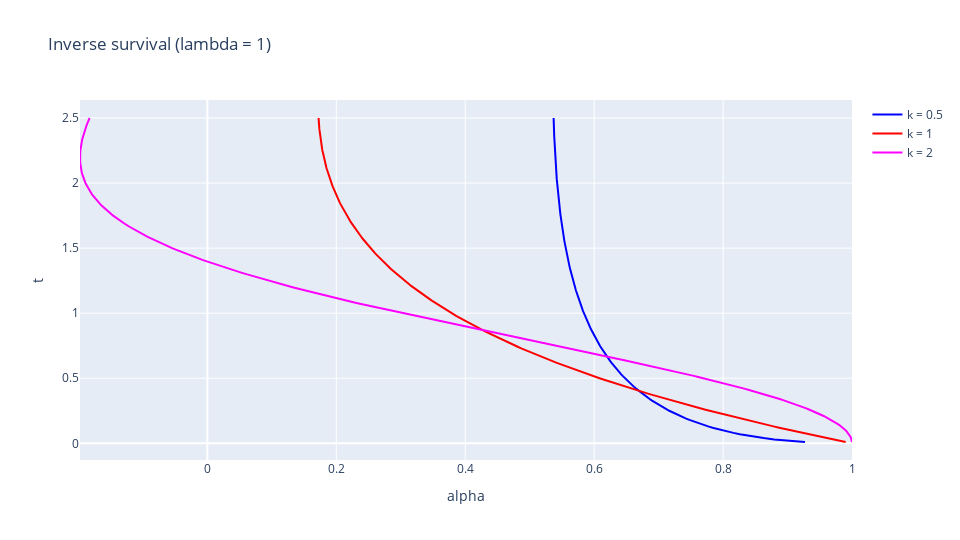

The cell this chart's notebook holds for it:
### Markdown cell above
##### S^-1(alpha)

### Code cell
# @title Inverse survival function
plot([1-i for i in y05], [1-i for i in y1], [1-i for i in y2], x, x, x, "alpha", "t", "Inverse survival (lambda = 1)")

### Figure 1 — Plotly figure (JSON) as saved in the notebook; plotly's stock layout.template omitted (floating-point values rounded to 4 significant figures; data arrays with more than 128 entries replaced by an {"elided": "..."} marker saying what was removed)
{"data": [{"marker": {"color": "blue"}, "mode": "lines", "name": "k = 0.5", "type": "scatter", "x": {"elided": "250 float values"}, "y": {"elided": "250 float values"}}, {"marker": {"color": "red"}, "mode": "lines", "name": "k = 1", "type": "scatter", "x": {"elided": "250 float values"}, "y": {"elided": "250 float values"}}, {"marker": {"color": "magenta"}, "mode": "lines", "name": "k = 2", "type": "scatter", "x": {"elided": "250 float values"}, "y": {"elided": "250 float values"}}], "layout": {"height": 540, "title": {"text": "Inverse survival (lambda = 1)"}, "width": 960, "xaxis": {"title": {"text": "alpha"}}, "yaxis": {"title": {"text": "t"}}}}
